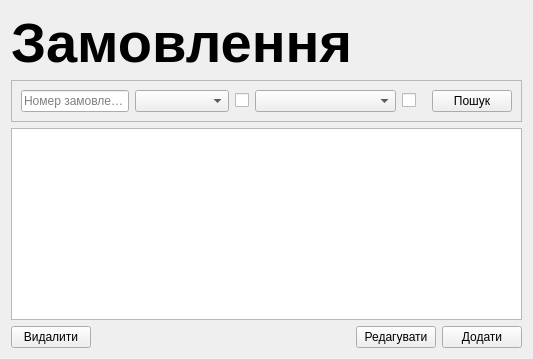
          <widget class="QWidget" name="page_orders">
           <layout class="QVBoxLayout" name="verticalLayout_15">
            <item>
             <widget class="QLabel" name="label_orders_title">
              <property name="font">
               <font>
                <pointsize>42</pointsize>
                <bold>true</bold>
               </font>
              </property>
              <property name="text">
               <string>Замовлення</string>
              </property>
             </widget>
            </item>
            <item>
             <widget class="QFrame" name="frame_11">
              <property name="frameShape">
               <enum>QFrame::StyledPanel</enum>
              </property>
              <property name="frameShadow">
               <enum>QFrame::Raised</enum>
              </property>
              <layout class="QHBoxLayout" name="horizontalLayout_10">
               <item>
                <widget class="QLineEdit" name="lineEdit_number_orders_search">
                 <property name="sizePolicy">
                  <sizepolicy hsizetype="MinimumExpanding" vsizetype="Fixed">
                   <horstretch>0</horstretch>
                   <verstretch>0</verstretch>
                  </sizepolicy>
                 </property>
                 <property name="placeholderText">
                  <string>Номер замовлення</string>
                 </property>
                </widget>
               </item>
               <item>
                <widget class="QComboBox" name="comboBox_clients_orders_search">
                 <property name="sizePolicy">
                  <sizepolicy hsizetype="MinimumExpanding" vsizetype="Fixed">
                   <horstretch>0</horstretch>
                   <verstretch>0</verstretch>
                  </sizepolicy>
                 </property>
                 <property name="editable">
                  <bool>false</bool>
                 </property>
                 <property name="placeholderText">
                  <string>ПІБ клієнта</string>
                 </property>
                 <property name="modelColumn">
                  <number>0</number>
                 </property>
                </widget>
               </item>
               <item>
                <widget class="QCheckBox" name="checkBox_enabled_clients_combo">
                 <property name="text">
                  <string/>
                 </property>
                </widget>
               </item>
               <item>
                <widget class="QComboBox" name="comboBox_status_orders_search">
                 <property name="sizePolicy">
                  <sizepolicy hsizetype="MinimumExpanding" vsizetype="Fixed">
                   <horstretch>0</horstretch>
                   <verstretch>0</verstretch>
                  </sizepolicy>
                 </property>
                 <property name="placeholderText">
                  <string>Статус замовлення</string>
                 </property>
                 <property name="modelColumn">
                  <number>0</number>
                 </property>
                </widget>
               </item>
               <item>
                <widget class="QCheckBox" name="checkBox_enable_statuses_combo">
                 <property name="text">
                  <string/>
                 </property>
                </widget>
               </item>
               <item>
                <spacer name="horizontalSpacer_12">
                 <property name="orientation">
                  <enum>Qt::Horizontal</enum>
                 </property>
                 <property name="sizeType">
                  <enum>QSizePolicy::Minimum</enum>
                 </property>
                 <property name="sizeHint" stdset="0">
                  <size>
                   <width>10</width>
                   <height>20</height>
                  </size>
                 </property>
                </spacer>
               </item>
               <item>
                <widget class="QPushButton" name="pushButton_orders_search">
                 <property name="text">
                  <string>Пошук</string>
                 </property>
                </widget>
               </item>
              </layout>
             </widget>
            </item>
            <item>
             <widget class="QTableView" name="tableView_orders">
              <property name="editTriggers">
               <set>QAbstractItemView::NoEditTriggers</set>
              </property>
              <property name="selectionMode">
               <enum>QAbstractItemView::SingleSelection</enum>
              </property>
              <property name="selectionBehavior">
               <enum>QAbstractItemView::SelectRows</enum>
              </property>
              <attribute name="verticalHeaderVisible">
               <bool>false</bool>
              </attribute>
             </widget>
            </item>
            <item>
             <layout class="QHBoxLayout" name="horizontalLayout_9">
              <item>
               <widget class="QPushButton" name="pushButton_orders_del">
                <property name="text">
                 <string>Видалити</string>
                </property>
               </widget>
              </item>
              <item>
               <spacer name="horizontalSpacer_11">
                <property name="orientation">
                 <enum>Qt::Horizontal</enum>
                </property>
                <property name="sizeHint" stdset="0">
                 <size>
                  <width>40</width>
                  <height>20</height>
                 </size>
                </property>
               </spacer>
              </item>
              <item>
               <widget class="QPushButton" name="pushButton_orders_edit">
                <property name="text">
                 <string>Редагувати</string>
                </property>
               </widget>
              </item>
              <item>
               <widget class="QPushButton" name="pushButton_orders_add">
                <property name="text">
                 <string>Додати</string>
                </property>
               </widget>
              </item>
             </layout>
            </item>
           </layout>
          </widget>
